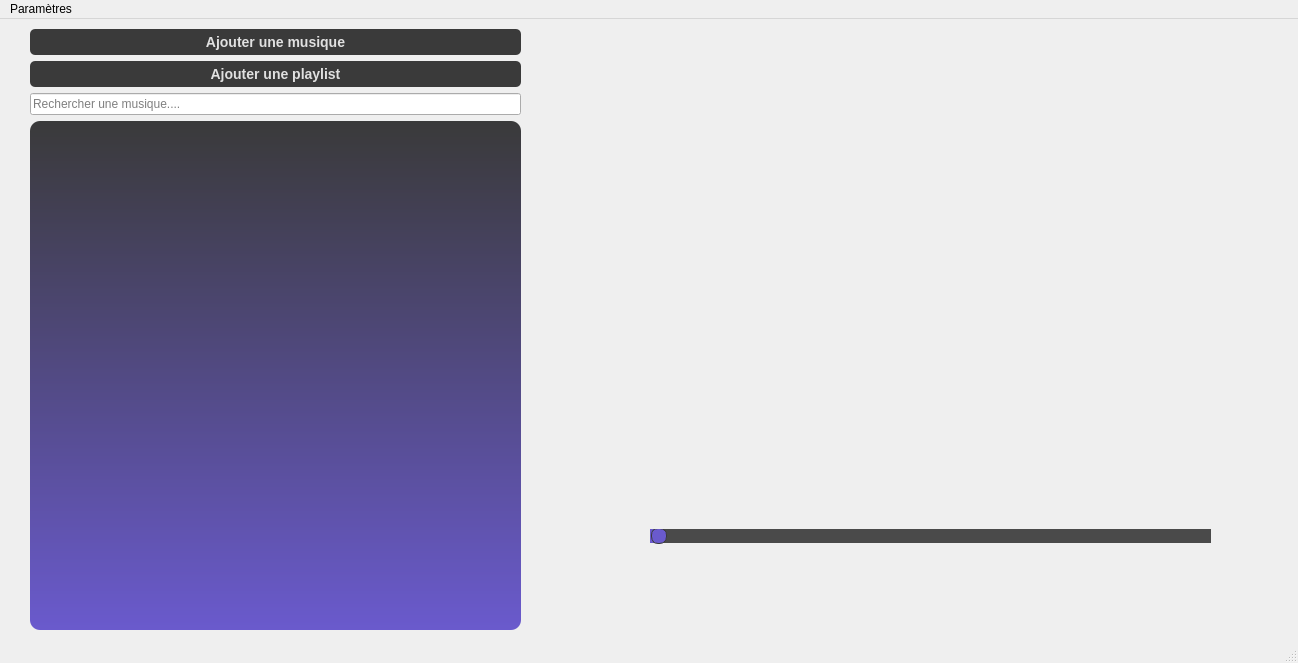
<?xml version="1.0" encoding="UTF-8"?>
<ui version="4.0">
 <class>QticallyMainWindow</class>
 <widget class="QMainWindow" name="QticallyMainWindow">
  <property name="geometry">
   <rect>
    <x>0</x>
    <y>0</y>
    <width>1298</width>
    <height>663</height>
   </rect>
  </property>
  <property name="sizePolicy">
   <sizepolicy hsizetype="Preferred" vsizetype="Preferred">
    <horstretch>0</horstretch>
    <verstretch>0</verstretch>
   </sizepolicy>
  </property>
  <property name="minimumSize">
   <size>
    <width>1298</width>
    <height>663</height>
   </size>
  </property>
  <property name="maximumSize">
   <size>
    <width>1298</width>
    <height>663</height>
   </size>
  </property>
  <property name="windowTitle">
   <string>Qtically</string>
  </property>
  <property name="autoFillBackground">
   <bool>false</bool>
  </property>
  <property name="toolButtonStyle">
   <enum>Qt::ToolButtonIconOnly</enum>
  </property>
  <property name="animated">
   <bool>true</bool>
  </property>
  <property name="tabShape">
   <enum>QTabWidget::Triangular</enum>
  </property>
  <widget class="QWidget" name="centralwidget">
   <widget class="QWidget" name="layoutWidget">
    <property name="geometry">
     <rect>
      <x>30</x>
      <y>10</y>
      <width>491</width>
      <height>601</height>
     </rect>
    </property>
    <layout class="QVBoxLayout" name="verticalLayout">
     <item>
      <widget class="QPushButton" name="pushButton_add_music">
       <property name="styleSheet">
        <string notr="true">QPushButton {
      background-color: #3A3A3A;
      color: #E0E0E0;
      border-radius: 5px;
      padding: 5px 10px;
      font-size: 14px;
      font-weight: bold;
    }

    QPushButton:hover {
      background-color: #4A4A4A;
    }

    QPushButton:pressed {
      background-color: #6A5ACD;
      color: #E0E0E0;
    }</string>
       </property>
       <property name="text">
        <string>Ajouter une musique</string>
       </property>
      </widget>
     </item>
     <item>
      <widget class="QPushButton" name="pushButton_import_playlist">
       <property name="styleSheet">
        <string notr="true">QPushButton {
      background-color: #3A3A3A;
      color: #E0E0E0;
      border-radius: 5px;
      padding: 5px 10px;
      font-size: 14px;
      font-weight: bold;
    }

    QPushButton:hover {
      background-color: #4A4A4A;
    }

    QPushButton:pressed {
      background-color: #6A5ACD;
      color: #E0E0E0;
    }</string>
       </property>
       <property name="text">
        <string>Ajouter une playlist</string>
       </property>
      </widget>
     </item>
     <item>
      <widget class="QLineEdit" name="searchBar">
       <property name="inputMask">
        <string/>
       </property>
       <property name="text">
        <string/>
       </property>
       <property name="placeholderText">
        <string>Rechercher une musique....</string>
       </property>
       <property name="clearButtonEnabled">
        <bool>true</bool>
       </property>
      </widget>
     </item>
     <item>
      <widget class="QListWidget" name="listWidget">
       <property name="styleSheet">
        <string notr="true">QListWidget {
border-radius: 10px;
background-color: qlineargradient(x1: 0, y1: 0, x2: 0, y2: 1, stop: 0 #3A3A3A, stop: 1 #6A5ACD);
color: #E0E0E0;
selection-background-color: qlineargradient(x1: 0, y1: 0, x2: 0, y2: 1, stop: 0 #6A5ACD, stop: 1 #8C78FF);
selection-color: #E0E0E0;
}

QListWidget::item {
    padding: 5px;
    border-radius: 5px;
    background-color: #4A4A4A;
    color: #E0E0E0;
    text-align: center;
}

QListWidget::item:selected {
    background-color: #6A5ACD;
    color: #E0E0E0;
}

QScrollBar {
background-color: #222222;
width: 10px;
margin: 0px 0px 0px 0px;
}

QScrollBar::handle {
background-color: qlineargradient(x1: 0, y1: 0, x2: 0, y2: 1, stop: 0 #555555, stop: 1 #6A5ACD);
min-height: 20px;
}

QScrollBar::add-line {
background-color: qlineargradient(x1: 0, y1: 0, x2: 0, y2: 1, stop: 0 #555555, stop: 1 #6A5ACD);
height: 10px;
subcontrol-position: bottom;
subcontrol-origin: margin;
}

QScrollBar::sub-line {
background-color: qlineargradient(x1: 0, y1: 0, x2: 0, y2: 1, stop: 0 #555555, stop: 1 #6A5ACD);
height: 10px;
subcontrol-position: top;
subcontrol-origin: margin;
}</string>
       </property>
      </widget>
     </item>
    </layout>
   </widget>
   <widget class="QWidget" name="layoutWidget">
    <property name="geometry">
     <rect>
      <x>1080</x>
      <y>560</y>
      <width>131</width>
      <height>20</height>
     </rect>
    </property>
    <layout class="QHBoxLayout" name="horizontalLayout">
     <property name="spacing">
      <number>4</number>
     </property>
     <property name="sizeConstraint">
      <enum>QLayout::SetDefaultConstraint</enum>
     </property>
     <item>
      <widget class="QLabel" name="timeElapsedLabel">
       <property name="font">
        <font>
         <weight>75</weight>
         <bold>true</bold>
         <kerning>true</kerning>
        </font>
       </property>
       <property name="text">
        <string/>
       </property>
      </widget>
     </item>
     <item>
      <widget class="QLabel" name="totalTimeLabel">
       <property name="font">
        <font>
         <italic>true</italic>
         <kerning>true</kerning>
        </font>
       </property>
       <property name="text">
        <string/>
       </property>
      </widget>
     </item>
    </layout>
   </widget>
   <widget class="QWidget" name="layoutWidget">
    <property name="geometry">
     <rect>
      <x>1220</x>
      <y>420</y>
      <width>45</width>
      <height>111</height>
     </rect>
    </property>
    <layout class="QVBoxLayout" name="verticalLayout_2">
     <item>
      <widget class="QPushButton" name="pushButton_repeat">
       <property name="enabled">
        <bool>true</bool>
       </property>
       <property name="font">
        <font>
         <weight>50</weight>
         <bold>false</bold>
         <kerning>true</kerning>
        </font>
       </property>
       <property name="toolTip">
        <string/>
       </property>
       <property name="autoFillBackground">
        <bool>false</bool>
       </property>
       <property name="text">
        <string/>
       </property>
       <property name="icon">
        <iconset resource="ressources.qrc">
         <normaloff>:/images/images/repeat.png</normaloff>:/images/images/repeat.png</iconset>
       </property>
       <property name="iconSize">
        <size>
         <width>30</width>
         <height>30</height>
        </size>
       </property>
       <property name="checkable">
        <bool>true</bool>
       </property>
       <property name="checked">
        <bool>false</bool>
       </property>
       <property name="autoRepeat">
        <bool>false</bool>
       </property>
       <property name="flat">
        <bool>true</bool>
       </property>
      </widget>
     </item>
     <item>
      <widget class="QPushButton" name="pushButton_shuffle">
       <property name="text">
        <string/>
       </property>
       <property name="icon">
        <iconset resource="ressources.qrc">
         <normaloff>:/images/images/shuffle.png</normaloff>:/images/images/shuffle.png</iconset>
       </property>
       <property name="iconSize">
        <size>
         <width>30</width>
         <height>30</height>
        </size>
       </property>
       <property name="checkable">
        <bool>true</bool>
       </property>
       <property name="autoDefault">
        <bool>false</bool>
       </property>
       <property name="default">
        <bool>false</bool>
       </property>
       <property name="flat">
        <bool>true</bool>
       </property>
      </widget>
     </item>
    </layout>
   </widget>
   <widget class="QLabel" name="musicNameLabel">
    <property name="geometry">
     <rect>
      <x>560</x>
      <y>40</y>
      <width>711</width>
      <height>81</height>
     </rect>
    </property>
    <property name="font">
     <font>
      <family>Nimbus Sans Narrow [urw]</family>
      <pointsize>20</pointsize>
      <kerning>true</kerning>
     </font>
    </property>
    <property name="text">
     <string/>
    </property>
    <property name="scaledContents">
     <bool>true</bool>
    </property>
    <property name="alignment">
     <set>Qt::AlignCenter</set>
    </property>
    <property name="wordWrap">
     <bool>true</bool>
    </property>
   </widget>
   <widget class="QPushButton" name="pushButton_edit">
    <property name="enabled">
     <bool>false</bool>
    </property>
    <property name="geometry">
     <rect>
      <x>1070</x>
      <y>150</y>
      <width>41</width>
      <height>41</height>
     </rect>
    </property>
    <property name="text">
     <string/>
    </property>
    <property name="icon">
     <iconset resource="ressources.qrc">
      <normaloff>:/images/images/settings.png</normaloff>:/images/images/settings.png</iconset>
    </property>
    <property name="iconSize">
     <size>
      <width>30</width>
      <height>30</height>
     </size>
    </property>
    <property name="autoDefault">
     <bool>false</bool>
    </property>
    <property name="default">
     <bool>false</bool>
    </property>
    <property name="flat">
     <bool>true</bool>
    </property>
   </widget>
   <widget class="QWidget" name="layoutWidget">
    <property name="geometry">
     <rect>
      <x>650</x>
      <y>420</y>
      <width>561</width>
      <height>136</height>
     </rect>
    </property>
    <layout class="QVBoxLayout" name="verticalLayout_3">
     <item>
      <layout class="QGridLayout" name="gridLayout">
       <property name="topMargin">
        <number>0</number>
       </property>
       <property name="rightMargin">
        <number>0</number>
       </property>
       <property name="bottomMargin">
        <number>0</number>
       </property>
       <item row="0" column="4">
        <widget class="QPushButton" name="pushButton_pnext">
         <property name="cursor">
          <cursorShape>PointingHandCursor</cursorShape>
         </property>
         <property name="text">
          <string/>
         </property>
         <property name="icon">
          <iconset resource="ressources.qrc">
           <normaloff>:/images/images/next.png</normaloff>:/images/images/next.png</iconset>
         </property>
         <property name="iconSize">
          <size>
           <width>50</width>
           <height>50</height>
          </size>
         </property>
         <property name="flat">
          <bool>true</bool>
         </property>
        </widget>
       </item>
       <item row="0" column="2">
        <widget class="QPushButton" name="pushButton_play">
         <property name="sizePolicy">
          <sizepolicy hsizetype="Fixed" vsizetype="Fixed">
           <horstretch>0</horstretch>
           <verstretch>0</verstretch>
          </sizepolicy>
         </property>
         <property name="minimumSize">
          <size>
           <width>0</width>
           <height>0</height>
          </size>
         </property>
         <property name="maximumSize">
          <size>
           <width>16777215</width>
           <height>16777215</height>
          </size>
         </property>
         <property name="sizeIncrement">
          <size>
           <width>100</width>
           <height>100</height>
          </size>
         </property>
         <property name="baseSize">
          <size>
           <width>100</width>
           <height>150</height>
          </size>
         </property>
         <property name="font">
          <font>
           <stylestrategy>PreferDefault</stylestrategy>
           <kerning>true</kerning>
          </font>
         </property>
         <property name="cursor">
          <cursorShape>PointingHandCursor</cursorShape>
         </property>
         <property name="contextMenuPolicy">
          <enum>Qt::DefaultContextMenu</enum>
         </property>
         <property name="text">
          <string/>
         </property>
         <property name="icon">
          <iconset resource="ressources.qrc">
           <normaloff>:/images/images/play.png</normaloff>:/images/images/play.png</iconset>
         </property>
         <property name="iconSize">
          <size>
           <width>80</width>
           <height>80</height>
          </size>
         </property>
         <property name="autoDefault">
          <bool>false</bool>
         </property>
         <property name="default">
          <bool>false</bool>
         </property>
         <property name="flat">
          <bool>true</bool>
         </property>
        </widget>
       </item>
       <item row="0" column="1">
        <widget class="QPushButton" name="pushButton_previous">
         <property name="cursor">
          <cursorShape>PointingHandCursor</cursorShape>
         </property>
         <property name="text">
          <string/>
         </property>
         <property name="icon">
          <iconset resource="ressources.qrc">
           <normaloff>:/images/images/previous.png</normaloff>:/images/images/previous.png</iconset>
         </property>
         <property name="iconSize">
          <size>
           <width>50</width>
           <height>50</height>
          </size>
         </property>
         <property name="flat">
          <bool>true</bool>
         </property>
        </widget>
       </item>
      </layout>
     </item>
     <item>
      <widget class="QSlider" name="slider">
       <property name="autoFillBackground">
        <bool>false</bool>
       </property>
       <property name="styleSheet">
        <string notr="true">QSlider::groove:horizontal {
    border: 1px solid #3A3A3A;
    height: 8px;
    background: #3A3A3A;
    margin: 2px 0;
}

QSlider::handle:horizontal {
    background: #6A5ACD;
    border: 1px solid #3A3A3A;
    width: 14px;
    margin: -4px 0;
    border-radius: 7px;
}

QSlider::add-page:horizontal {
    background: #4A4A4A;
}

QSlider::sub-page:horizontal {
    background: #6A5ACD;
}

QSlider::groove:vertical {
    border: 1px solid #3A3A3A;
    width: 8px;
    background: #3A3A3A;
    margin: 0 2px;
}

QSlider::handle:vertical {
    background: #6A5ACD;
    border: 1px solid #3A3A3A;
    height: 14px;
    margin: 0 -4px;
    border-radius: 7px;
}

QSlider::add-page:vertical {
    background: #4A4A4A;
}

QSlider::sub-page:vertical {
    background: #6A5ACD;
}
</string>
       </property>
       <property name="value">
        <number>0</number>
       </property>
       <property name="orientation">
        <enum>Qt::Horizontal</enum>
       </property>
       <property name="invertedAppearance">
        <bool>false</bool>
       </property>
       <property name="invertedControls">
        <bool>false</bool>
       </property>
       <property name="tickPosition">
        <enum>QSlider::NoTicks</enum>
       </property>
      </widget>
     </item>
    </layout>
   </widget>
   <widget class="QFrame" name="musicImageFrame">
    <property name="geometry">
     <rect>
      <x>800</x>
      <y>130</y>
      <width>251</width>
      <height>251</height>
     </rect>
    </property>
    <property name="styleSheet">
     <string notr="true">QFrame#musicImageFrame {
    border-radius: 125px;
    background-color: transparent;
}
</string>
    </property>
    <property name="frameShape">
     <enum>QFrame::StyledPanel</enum>
    </property>
    <property name="frameShadow">
     <enum>QFrame::Raised</enum>
    </property>
    <widget class="QLabel" name="musicImageLabel">
     <property name="geometry">
      <rect>
       <x>0</x>
       <y>0</y>
       <width>250</width>
       <height>250</height>
      </rect>
     </property>
     <property name="minimumSize">
      <size>
       <width>250</width>
       <height>250</height>
      </size>
     </property>
     <property name="maximumSize">
      <size>
       <width>250</width>
       <height>250</height>
      </size>
     </property>
     <property name="cursor">
      <cursorShape>BusyCursor</cursorShape>
     </property>
     <property name="autoFillBackground">
      <bool>false</bool>
     </property>
     <property name="styleSheet">
      <string notr="true">QLabel#musicImageLabel {
    border-radius: 50%;
}</string>
     </property>
     <property name="frameShape">
      <enum>QFrame::NoFrame</enum>
     </property>
     <property name="frameShadow">
      <enum>QFrame::Plain</enum>
     </property>
     <property name="text">
      <string/>
     </property>
     <property name="pixmap">
      <pixmap resource="ressources.qrc">:/images/images/OIP.jpeg</pixmap>
     </property>
     <property name="scaledContents">
      <bool>true</bool>
     </property>
     <property name="wordWrap">
      <bool>false</bool>
     </property>
     <property name="openExternalLinks">
      <bool>false</bool>
     </property>
    </widget>
   </widget>
  </widget>
  <widget class="QMenuBar" name="menubar">
   <property name="geometry">
    <rect>
     <x>0</x>
     <y>0</y>
     <width>1298</width>
     <height>23</height>
    </rect>
   </property>
   <widget class="QMenu" name="menuParametres">
    <property name="title">
     <string>Paramètres</string>
    </property>
   </widget>
   <addaction name="menuParametres"/>
  </widget>
  <widget class="QStatusBar" name="statusbar"/>
 </widget>
 <resources>
  <include location="ressources.qrc"/>
 </resources>
 <connections/>
</ui>
